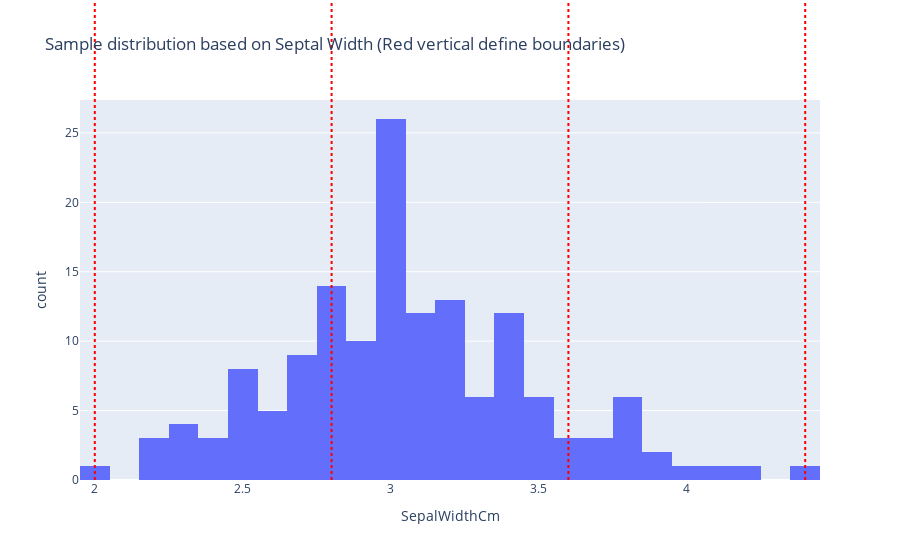
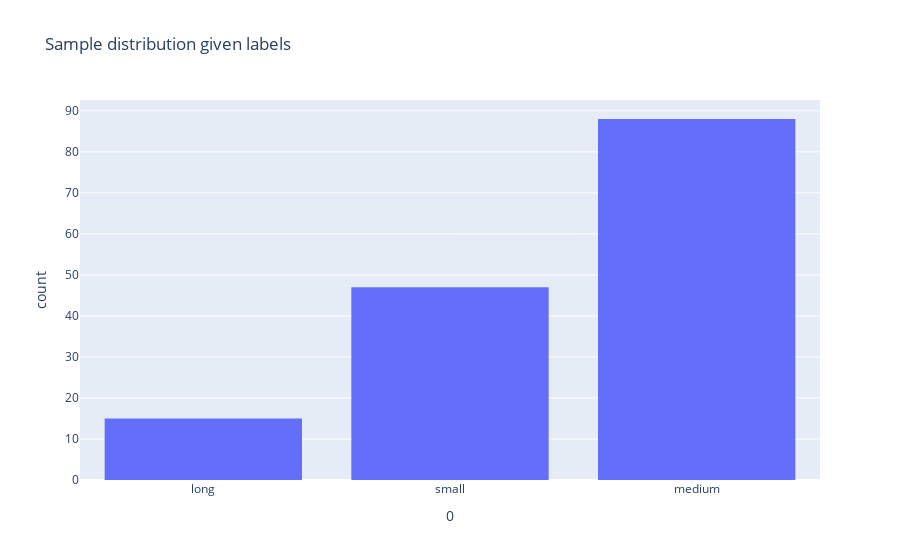

Source (notebook cell) for these figures, in order:
### Code cell
fig = px.histogram(samples, 
                   x="SepalWidthCm",
                   nbins=30,
                   title="Sample distribution based on Septal Width (Red vertical define boundaries)")

fig['data'][0]['name'] = 'ROC'

for boundary in equal_width_boundaries:
    fig.add_vline(x=boundary, 
                  y1=40, 
                  line_dash="dot", 
                  line_color = 'red')
fig.show()

fig = px.histogram(discrete_samples, 
                   x=0,
                   title="Sample distribution given labels")
fig.show()

count_occurances(discrete_samples)

### Figure 1 — Plotly figure (JSON) as saved in the notebook; plotly's stock layout.template omitted (floating-point values rounded to 4 significant figures; data arrays with more than 128 entries replaced by an {"elided": "..."} marker saying what was removed)
{"data": [{"alignmentgroup": "True", "bingroup": "x", "hovertemplate": "SepalWidthCm=%{x}<br>count=%{y}<extra></extra>", "legendgroup": "", "marker": {"color": "#636efa", "pattern": {"shape": ""}}, "name": "ROC", "nbinsx": 30, "offsetgroup": "", "orientation": "v", "showlegend": false, "type": "histogram", "x": {"elided": "150 float values"}, "xaxis": "x", "yaxis": "y"}], "layout": {"barmode": "relative", "legend": {"tracegroupgap": 0}, "shapes": [{"line": {"color": "red", "dash": "dot"}, "type": "line", "x0": 2, "x1": 2, "xref": "x", "y0": 0, "y1": 40, "yref": "y domain"}, {"line": {"color": "red", "dash": "dot"}, "type": "line", "x0": 2.8, "x1": 2.8, "xref": "x", "y0": 0, "y1": 40, "yref": "y domain"}, {"line": {"color": "red", "dash": "dot"}, "type": "line", "x0": 3.6, "x1": 3.6, "xref": "x", "y0": 0, "y1": 40, "yref": "y domain"}, {"line": {"color": "red", "dash": "dot"}, "type": "line", "x0": 4.4, "x1": 4.4, "xref": "x", "y0": 0, "y1": 40, "yref": "y domain"}], "title": {"text": "Sample distribution based on Septal Width (Red vertical define boundaries)"}, "xaxis": {"anchor": "y", "domain": [0, 1], "title": {"text": "SepalWidthCm"}}, "yaxis": {"anchor": "x", "domain": [0, 1], "title": {"text": "count"}}}}

### Figure 2 — Plotly figure (JSON) as saved in the notebook; plotly's stock layout.template omitted (floating-point values rounded to 4 significant figures; data arrays with more than 128 entries replaced by an {"elided": "..."} marker saying what was removed)
{"data": [{"alignmentgroup": "True", "bingroup": "x", "hovertemplate": "0=%{x}<br>count=%{y}<extra></extra>", "legendgroup": "", "marker": {"color": "#636efa", "pattern": {"shape": ""}}, "name": "", "offsetgroup": "", "orientation": "v", "showlegend": false, "type": "histogram", "x": {"elided": "150 str values"}, "xaxis": "x", "yaxis": "y"}], "layout": {"barmode": "relative", "legend": {"tracegroupgap": 0}, "title": {"text": "Sample distribution given labels"}, "xaxis": {"anchor": "y", "domain": [0, 1], "title": {"text": "0"}}, "yaxis": {"anchor": "x", "domain": [0, 1], "title": {"text": "count"}}}}
